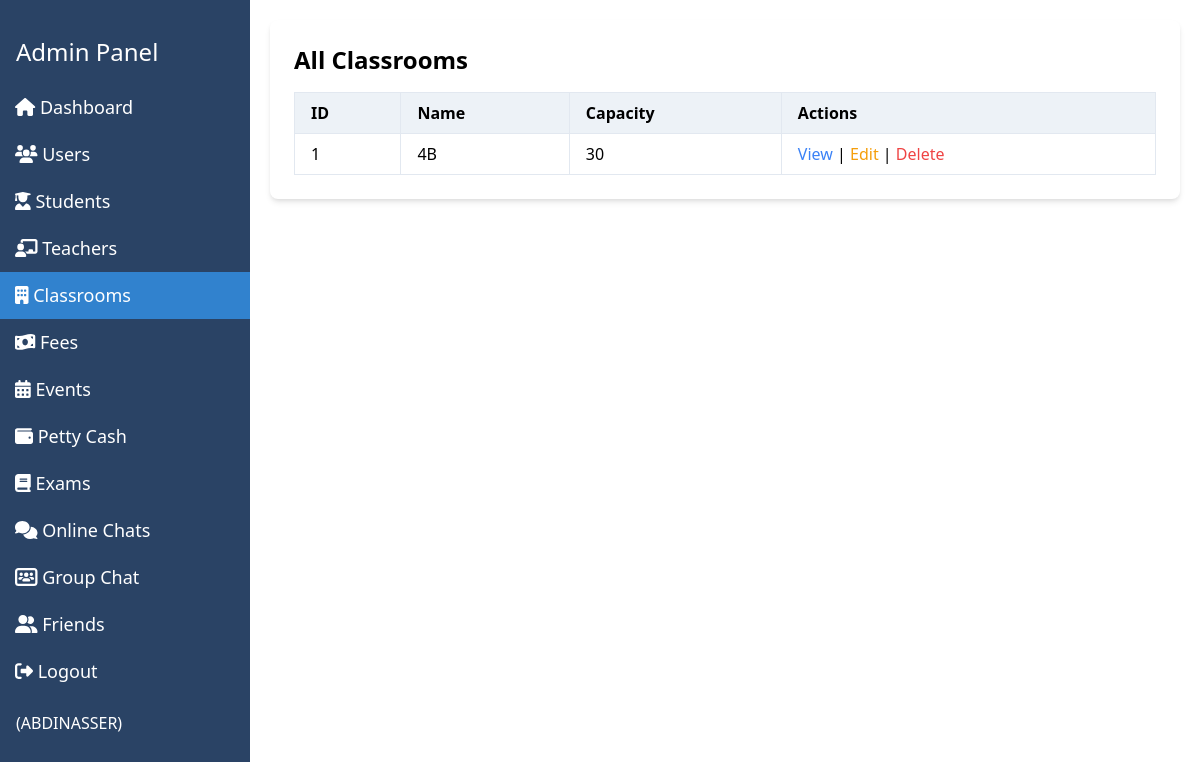
The page /dashboard/classrooms/ (signed in) on the database as committed earlier.
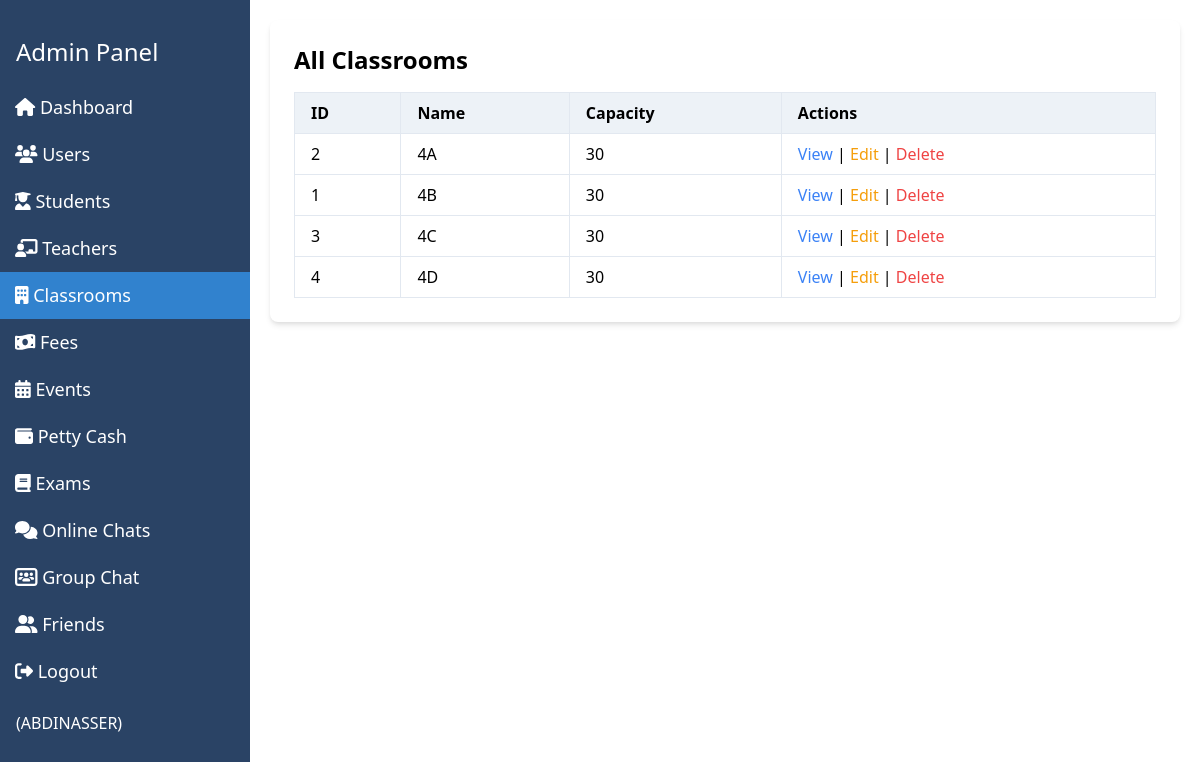
The same page on the database as committed later.
### value/models.py (models this page shows, shortened)
class Classroom(models.Model):
    name = models.CharField(max_length=50)
    capacity = models.IntegerField(default=30)

### value/views.py (the view)
# urls.py: path('dashboard/classrooms/', views.classroom_list, name='dashboard_classroom_list'),
@login_required
def classroom_list(request):
    if not request.user.is_superuser and not request.user.is_staff:
        messages.warning(request, "You do not have permission to access this page.")
        return redirect('value:home')
    context = get_dashboard_common_context()
    context['classrooms'] = Classroom.objects.all().order_by('name')
    context['active_view'] = 'classrooms'
    context['form'] = ClassroomForm() # For the "Add Classroom" form in the template
    return render(request, 'admin/admin_dashboard.html', context)

### value/templates/admin/admin_dashboard.html (shortened to what the changed rows need)
<!DOCTYPE html>
<html lang="en">
<head>
    {% load static %}
    <link href="https://cdn.jsdelivr.net/npm/tailwindcss@2.2.19/dist/tailwind.min.css" rel="stylesheet">
    <link rel="stylesheet" href="{% static 'css/fontawesome.css' %}">
</head>
<body>
    <div class="flex min-h-screen">
        <div class="sidebar">
            <h2 class="text-white text-2xl p-4">Admin Panel</h2>
        </div>
        <div class="content">
            {% if active_view == 'home' %}
                <div class="bg-white p-6 rounded-lg shadow-md">
                    <h1 class="text-2xl font-bold mb-4">Dashboard Home</h1>
                    <div class="grid grid-cols-1 md:grid-cols-2 lg:grid-cols-4 gap-4">
                        <div class="bg-blue-100 p-4 rounded-lg text-center shadow-sm">
                            <h3 class="text-lg font-semibold">Total Students</h3>
                            <p class="text-3xl font-bold text-blue-800" id="totalStudents">{{ total_students }}</p>
                            <a href="{% url 'value:dashboard_student_list' %}" class="mt-2 inline-block bg-blue-500 text-white p-2 rounded hover:bg-blue-600">Manage Students</a>
                        </div>
                        <div class="bg-green-100 p-4 rounded-lg text-center shadow-sm">
                            <h3 class="text-lg font-semibold">Total Teachers</h3>
                            <p class="text-3xl font-bold text-green-800">{{ total_teachers }}</p>
                            <a href="{% url 'value:dashboard_teacher_list' %}" class="mt-2 inline-block bg-green-500 text-white p-2 rounded hover:bg-green-600">Manage Teachers</a>
                        </div>
                        <div class="bg-purple-100 p-4 rounded-lg text-center shadow-sm">
                            <h3 class="text-lg font-semibold">Total Users</h3>
                            <p class="text-3xl font-bold text-purple-800">{{ total_users }}</p>
                            <a href="{% url 'value:dashboard_user_list' %}" class="mt-2 inline-block bg-purple-500 text-white p-2 rounded hover:bg-purple-600">Manage Users</a>
                        </div>
                        <div class="bg-yellow-100 p-4 rounded-lg text-center shadow-sm">
                            <h3 class="text-lg font-semibold">Total Classrooms</h3>
                            <p class="text-3xl font-bold text-yellow-800">{{ total_classrooms }}</p>
                            <a href="{% url 'value:dashboard_classroom_list' %}" class="mt-2 inline-block bg-yellow-500 text-white p-2 rounded hover:bg-yellow-600">Manage Classrooms</a>
                        </div>
                    </div>
                    <div class="mt-6 bg-white p-6 rounded-lg shadow-md">
                        <h3 class="text-xl font-semibold mb-4">Add/Delete Student</h3>
                        <form method="POST" action="{% url 'value:dashboard_home' %}">
                            {% csrf_token %}
                            <div class="grid grid-cols-1 md:grid-cols-4 gap-4 mb-4">
                                <input type="text" name="username" placeholder="Username" class="border p-2 rounded focus:outline-none focus:ring-2 focus:ring-blue-500">
                                <input type="password" name="password" placeholder="Password" class="border p-2 rounded focus:outline-none focus:ring-2 focus:ring-blue-500">
                                <input type="password" name="password2" placeholder="Confirm Password" class="border p-2 rounded focus:outline-none focus:ring-2 focus:ring-blue-500">
                                <input type="text" name="grade" placeholder="Classroom ID (optional)" class="border p-2 rounded focus:outline-none focus:ring-2 focus:ring-blue-500">
                                <input type="hidden" name="role" value="student">
                                <input type="hidden" name="action" value="add_student">
                            </div>
                            <button type="submit" class="bg-green-500 text-white p-3 rounded hover:bg-green-600">Add Student</button>
                        </form>
                        <form method="POST" action="{% url 'value:dashboard_home' %}" class="mt-4">
                            {% csrf_token %}
                            <div class="flex items-center space-x-2">
                                <input type="text" name="username" placeholder="Username to delete" class="border p-2 rounded focus:outline-none focus:ring-2 focus:ring-red-500">
                                <input type="hidden" name="action" value="delete_student">
                                <button type="submit" class="bg-red-500 text-white p-3 rounded hover:bg-red-600">Delete Student</button>
                            </div>
                        </form>
                    </div>
                </div>
            {% elif active_view == 'classrooms' %}
                <div class="bg-white p-6 rounded-lg shadow-md">
                    <h1 class="text-2xl font-bold mb-4">All Classrooms</h1>
                    <table class="min-w-full bg-white">
                        <thead>
                            <tr>
                                <th class="py-2 px-4 border-b">ID</th>
                                <th class="py-2 px-4 border-b">Name</th>
                                <th class="py-2 px-4 border-b">Capacity</th>
                                <th class="py-2 px-4 border-b">Actions</th>
                            </tr>
                        </thead>
                        <tbody>
                            {% for classroom in classrooms %}
                                <tr>
                                    <td class="py-2 px-4 border-b">{{ classroom.id }}</td>
                                    <td class="py-2 px-4 border-b">{{ classroom.name }}</td>
                                    <td class="py-2 px-4 border-b">{{ classroom.capacity|default:'N/A' }}</td>
                                    <td class="py-2 px-4 border-b">
                                        <a href="#" class="text-blue-500 hover:text-blue-700">View</a> |
                                        <a href="#" class="text-yellow-500 hover:text-yellow-700">Edit</a> |
                                        <a href="#" class="text-red-500 hover:text-red-700">Delete</a>
                                    </td>
                                </tr>
                            {% empty %}
                                <tr>
                                    <td colspan="4" class="py-4 px-4 text-center text-gray-500">No classrooms found.</td>
                                </tr>
                            {% endfor %}
                        </tbody>
                    </table>
                </div>
            {% endif %}
        </div>
    </div>
</body>
</html>

Rows that differ between the two databases and show on the page:
added Classroom: id "2", name "4A", capacity "30"
added Classroom: id "3", name "4C", capacity "30"
added Classroom: id "4", name "4D", capacity "30"
